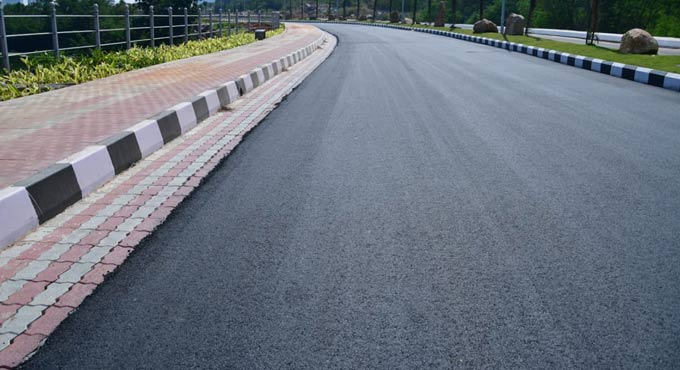
#> input picture roadOrginal.jpg, 680 x 370 px, found by its file name
$ python DiffsCalculation-V2.py
#> lines starting #> are read from the running program, lines starting #| are printed output that depends on the picture; after the words box and inside, x2 and y2 are one past the last pixel; in counts of white or black regions, pixels touching at a corner belong together
#packages import--> open cv
#imutils is an image processing package
import cv2
import imutils
import numpy as np
import skimage
from skimage.metrics import structural_similarity as ssim

#from skimage import measure
#skimage.metrics.structural_similarity.
#from skimage.metrics import structural_similarity as ssim
#Load images with paths
roadImgOld = cv2.imread("\\roadOrginal.jpg")
#> roadImgOld is the input picture: shape (370, 680, 3); mean B, G, R 124.9, 114.9, 107.1
roadImgOld = cv2.resize(roadImgOld,(600,360))
#> roadImgOld: shape (360, 600, 3)
roadImgNew = cv2.imread("\\damagedRoad.jpg")
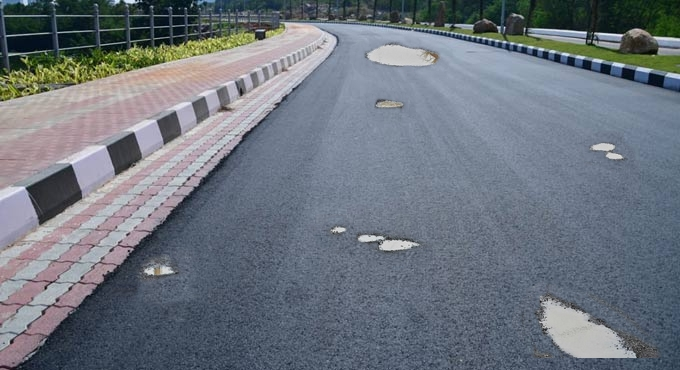
#> input picture damagedRoad.jpg, 680 x 370 px, found by its file name
#> roadImgNew is the input picture: shape (370, 680, 3); mean B, G, R 125.9, 116.5, 109.1
roadImgNew = cv2.resize(roadImgNew,(600,360))
#> roadImgNew: shape (360, 600, 3)

#Converting images to grayscale
roadImgOldGS = cv2.cvtColor(roadImgOld, cv2.COLOR_BGR2GRAY)
roadImgNewGS = cv2.cvtColor(roadImgNew, cv2.COLOR_BGR2GRAY)
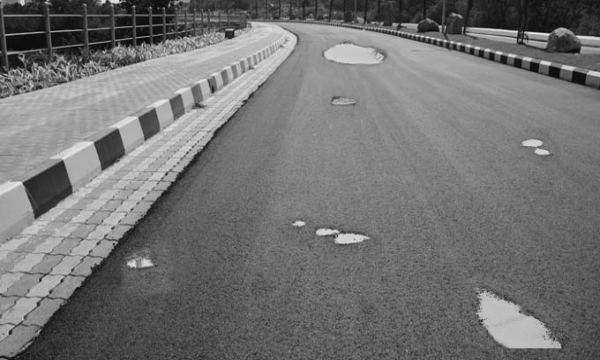
#> roadImgNewGS: shape (360, 600); min 5, max 237, mean 115.2

#Mean structural similarity is fetched, if full is true, full structural similarity image is returned.
# Highlighting the damaged areas using absdiff

(similar,differences) = ssim(roadImgOldGS, roadImgNewGS, full=True)
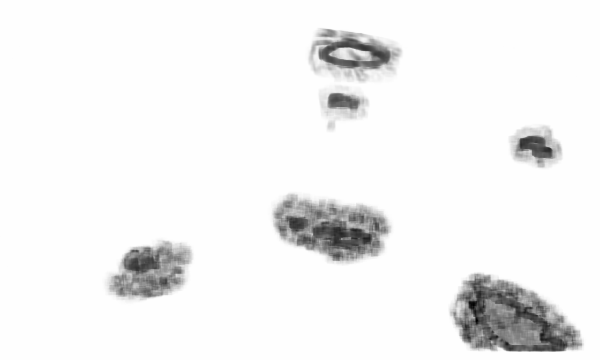
#> differences: shape (360, 600) float64; min -0.364, max 1, mean 0.936; drawn with min black and max white
#> similar = 0.934
#diff is in range of 0 to 1. Converting it to 0 - 255.
differences = (differences*255).astype("uint8")
#cv2.imshow("differences(img1, img2)",differences)

#Apply threshold --> cv2.threshoId(image, thresh _ pixel _ values,max pixel_values,type_of_threshold)
#Applies a fixed level threshold to each array element / to a multiple-Channel array. The method is used to get a bi-level (binary) image out ot a grayscale image

thresholdImg = cv2.threshold(differences, 0, 255, cv2.THRESH_BINARY_INV | cv2.THRESH_OTSU)[1]
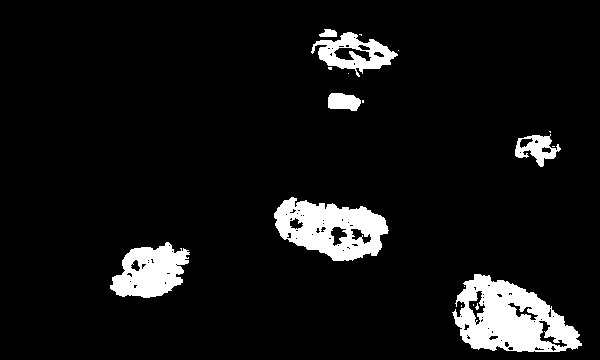
#> thresholdImg: shape (360, 600); 7.6% white; 18 white regions (11 under 20 px)
#cv2.imshow( "Thresholded image" ,thresholdImg)


# Find contours -  simply as a curve joining all the continuous points (along the boundary), having same color or intensity. The contours are a useful tool for shape analysis, object detection and recognition
contours = cv2.findContours(thresholdImg.copy(), cv2.RETR_EXTERNAL, cv2.CHAIN_APPROX_SIMPLE)
#> contours = 16 contours, 9 with area under 20; largest, box (x1, y1, x2, y2) and area: (452, 274, 582, 352) 6472, (274, 197, 389, 261) 4785, (110, 242, 190, 298) 2840, (311, 32, 398, 77) 1907, (515, 134, 561, 167) 762, (328, 93, 361, 111) 426, (319, 29, 337, 37) 88
contoursArr = imutils.grab_contours(contours)
#> contoursArr has the same summary as contours

# Loop over each contour
for contour in contoursArr:
    if cv2.contourArea(contour) > 5:
        # Calculate bounding box
        x, y, w, h =  cv2.boundingRect(contour)
        #Draw rectangle • bounding box. Highlights the desired aspect in an image.
        cv2. rectangle(roadImgOld, (x, y), (x+w, y+h), (0,0,255), 2)
        cv2. rectangle(roadImgNew, (x, y), (x+w, y+h), (0,0,255), 2)
#> this loop made 16 passes
#> (x, y, w, h) on passes 3, 4, 5, 7, 10, 12, 15, 16: (452, 274, 130, 78), (110, 242, 80, 56), (274, 197, 115, 64), (515, 134, 46, 33), (328, 93, 33, 18), (328, 67, 4, 3), (311, 32, 87, 45), (319, 29, 18, 8)
#> contour on passes 1, 2, 6, 8, 9, 11: [[461, 305], [461, 306]], [[464, 286]], [[552, 146], [554, 146]], [[549, 131], [550, 132], [550, 131]], [[362, 100], [362, 102], [363, 102], [363, 100]], [[348, 73]]
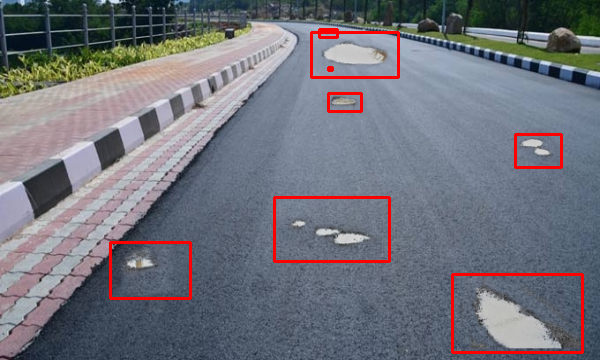
#> roadImgNew: shape (360, 600, 3); mean B, G, R 122.9, 113.8, 112.3
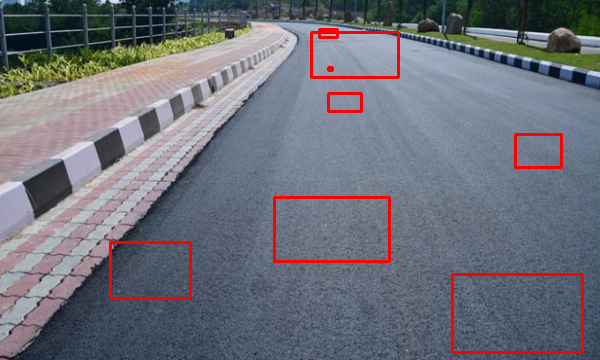
#> roadImgOld: shape (360, 600, 3); mean B, G, R 121.8, 112.2, 110.4
        #cv2.putText(img2, str(similarity percent, (10,30), cv2.FONT_HERSHEY_SIMPLEX, .7, (0,0,255), 2)

#Show differences
x = np.zeros((360,10,3), np.uint8)

#hstack is used to concatenate images horizontally
result = np.hstack((roadImgOld, x, roadImgNew))
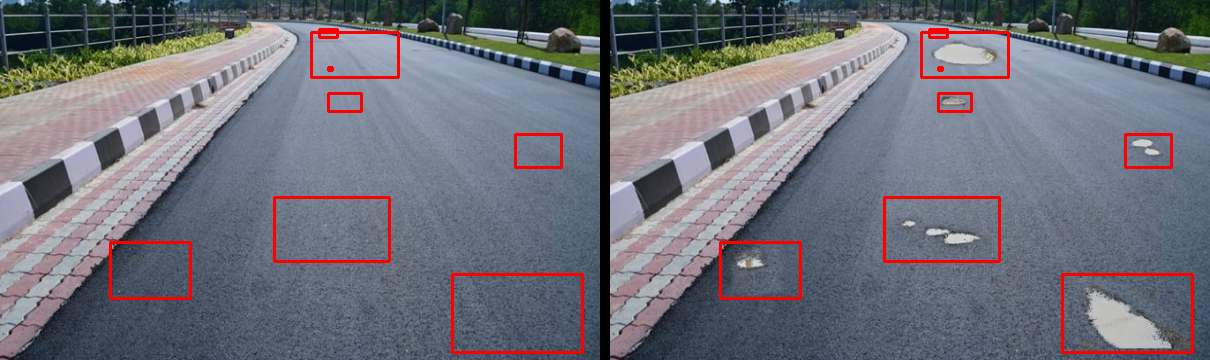
#> result: shape (360, 1210, 3); mean B, G, R 121.3, 112, 110.4
cv2.imshow("Final differences",  result)

cv2.waitKey(0)
cv2.destroyAllWindows()
